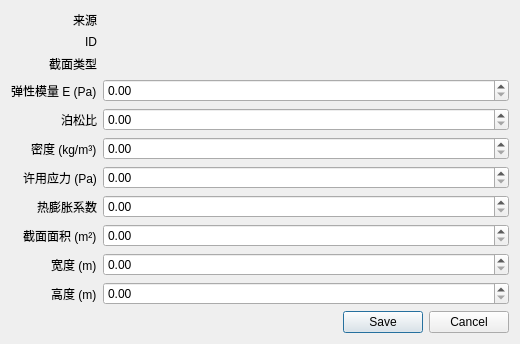
<?xml version="1.0" encoding="UTF-8"?>
<ui version="4.0"><class>PropertyItemEditorDialogClass</class><widget class="QDialog" name="PropertyItemEditorDialogClass"><property name="minimumSize"><size><width>520</width><height>0</height></size></property><layout class="QVBoxLayout" name="rootLayout"><item><layout class="QFormLayout" name="formLayout"><property name="labelAlignment"><set>Qt::AlignRight|Qt::AlignVCenter</set></property>
<item row="0" column="0"><widget class="QLabel" name="sourceCaption"><property name="text"><string>来源</string></property></widget></item><item row="0" column="1"><widget class="QLabel" name="sourceValue"/></item>
<item row="1" column="0"><widget class="QLabel" name="idCaption"><property name="text"><string>ID</string></property></widget></item><item row="1" column="1"><widget class="QLabel" name="idValue"/></item>
<item row="2" column="0"><widget class="QLabel" name="typeCaption"><property name="text"><string>截面类型</string></property></widget></item><item row="2" column="1"><widget class="QLabel" name="typeValue"/></item>
<item row="3" column="0"><widget class="QLabel" name="youngCaption"><property name="text"><string>弹性模量 E (Pa)</string></property></widget></item><item row="3" column="1"><widget class="QDoubleSpinBox" name="youngSpin"/></item>
<item row="4" column="0"><widget class="QLabel" name="poissonCaption"><property name="text"><string>泊松比</string></property></widget></item><item row="4" column="1"><widget class="QDoubleSpinBox" name="poissonSpin"/></item>
<item row="5" column="0"><widget class="QLabel" name="densityCaption"><property name="text"><string>密度 (kg/m³)</string></property></widget></item><item row="5" column="1"><widget class="QDoubleSpinBox" name="densitySpin"/></item>
<item row="6" column="0"><widget class="QLabel" name="stressCaption"><property name="text"><string>许用应力 (Pa)</string></property></widget></item><item row="6" column="1"><widget class="QDoubleSpinBox" name="stressSpin"/></item>
<item row="7" column="0"><widget class="QLabel" name="expansionCaption"><property name="text"><string>热膨胀系数</string></property></widget></item><item row="7" column="1"><widget class="QDoubleSpinBox" name="expansionSpin"/></item>
<item row="8" column="0"><widget class="QLabel" name="areaCaption"><property name="text"><string>截面面积 (m²)</string></property></widget></item><item row="8" column="1"><widget class="QDoubleSpinBox" name="areaSpin"/></item>
<item row="9" column="0"><widget class="QLabel" name="widthCaption"><property name="text"><string>宽度 (m)</string></property></widget></item><item row="9" column="1"><widget class="QDoubleSpinBox" name="widthSpin"/></item>
<item row="10" column="0"><widget class="QLabel" name="heightCaption"><property name="text"><string>高度 (m)</string></property></widget></item><item row="10" column="1"><widget class="QDoubleSpinBox" name="heightSpin"/></item>
</layout></item><item><widget class="QDialogButtonBox" name="buttonBox"><property name="standardButtons"><set>QDialogButtonBox::Cancel|QDialogButtonBox::Save</set></property></widget></item></layout></widget><resources/><connections/></ui>
